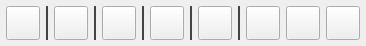
<?xml version="1.0" encoding="UTF-8"?>
<ui version="4.0">
 <class>PointPropertiesDlg</class>
 <widget class="QDialog" name="PointPropertiesDlg">
  <property name="geometry">
   <rect>
    <x>0</x>
    <y>0</y>
    <width>366</width>
    <height>46</height>
   </rect>
  </property>
  <property name="windowTitle">
   <string>Points Properties</string>
  </property>
  <layout class="QHBoxLayout" name="horizontalLayout">
   <property name="spacing">
    <number>6</number>
   </property>
   <property name="leftMargin">
    <number>6</number>
   </property>
   <property name="topMargin">
    <number>6</number>
   </property>
   <property name="rightMargin">
    <number>6</number>
   </property>
   <property name="bottomMargin">
    <number>6</number>
   </property>
   <item>
    <widget class="QToolButton" name="point_info_action_">
     <property name="sizePolicy">
      <sizepolicy hsizetype="Expanding" vsizetype="Expanding">
       <horstretch>0</horstretch>
       <verstretch>0</verstretch>
      </sizepolicy>
     </property>
     <property name="minimumSize">
      <size>
       <width>34</width>
       <height>34</height>
      </size>
     </property>
     <property name="maximumSize">
      <size>
       <width>34</width>
       <height>34</height>
      </size>
     </property>
     <property name="toolTip">
      <string comment="Display selected point properties">Select one point and display its information</string>
     </property>
     <property name="statusTip">
      <string comment="Display selected point properties">Select one point and display its information</string>
     </property>
     <property name="text">
      <string notr="true"/>
     </property>
     <property name="iconSize">
      <size>
       <width>34</width>
       <height>34</height>
      </size>
     </property>
    </widget>
   </item>
   <item>
    <widget class="QLabel" name="label">
     <property name="minimumSize">
      <size>
       <width>2</width>
       <height>0</height>
      </size>
     </property>
     <property name="maximumSize">
      <size>
       <width>2</width>
       <height>16777215</height>
      </size>
     </property>
     <property name="styleSheet">
      <string notr="true">background-color: #444444;</string>
     </property>
     <property name="text">
      <string/>
     </property>
    </widget>
   </item>
   <item>
    <widget class="QToolButton" name="point_point_distance_action_">
     <property name="sizePolicy">
      <sizepolicy hsizetype="Expanding" vsizetype="Expanding">
       <horstretch>0</horstretch>
       <verstretch>0</verstretch>
      </sizepolicy>
     </property>
     <property name="minimumSize">
      <size>
       <width>34</width>
       <height>34</height>
      </size>
     </property>
     <property name="maximumSize">
      <size>
       <width>34</width>
       <height>34</height>
      </size>
     </property>
     <property name="toolTip">
      <string comment="Display selected point properties">Select one point and display its information</string>
     </property>
     <property name="statusTip">
      <string comment="Display selected point properties">Select one point and display its information</string>
     </property>
     <property name="text">
      <string notr="true"/>
     </property>
     <property name="iconSize">
      <size>
       <width>34</width>
       <height>34</height>
      </size>
     </property>
    </widget>
   </item>
   <item>
    <widget class="QLabel" name="label_2">
     <property name="minimumSize">
      <size>
       <width>2</width>
       <height>0</height>
      </size>
     </property>
     <property name="maximumSize">
      <size>
       <width>2</width>
       <height>16777215</height>
      </size>
     </property>
     <property name="styleSheet">
      <string notr="true">background-color: #444444;</string>
     </property>
     <property name="text">
      <string/>
     </property>
    </widget>
   </item>
   <item>
    <widget class="QToolButton" name="height_dis_in_action_">
     <property name="sizePolicy">
      <sizepolicy hsizetype="Expanding" vsizetype="Expanding">
       <horstretch>0</horstretch>
       <verstretch>0</verstretch>
      </sizepolicy>
     </property>
     <property name="minimumSize">
      <size>
       <width>34</width>
       <height>34</height>
      </size>
     </property>
     <property name="maximumSize">
      <size>
       <width>34</width>
       <height>34</height>
      </size>
     </property>
     <property name="toolTip">
      <string comment="Display selected point properties">Select one point and display its information</string>
     </property>
     <property name="statusTip">
      <string comment="Display selected point properties">Select one point and display its information</string>
     </property>
     <property name="text">
      <string notr="true"/>
     </property>
     <property name="iconSize">
      <size>
       <width>34</width>
       <height>34</height>
      </size>
     </property>
    </widget>
   </item>
   <item>
    <widget class="QLabel" name="label_3">
     <property name="minimumSize">
      <size>
       <width>2</width>
       <height>0</height>
      </size>
     </property>
     <property name="maximumSize">
      <size>
       <width>2</width>
       <height>16777215</height>
      </size>
     </property>
     <property name="styleSheet">
      <string notr="true">background-color: #444444;</string>
     </property>
     <property name="text">
      <string/>
     </property>
    </widget>
   </item>
   <item>
    <widget class="QToolButton" name="points_angle_action_">
     <property name="sizePolicy">
      <sizepolicy hsizetype="Expanding" vsizetype="Expanding">
       <horstretch>0</horstretch>
       <verstretch>0</verstretch>
      </sizepolicy>
     </property>
     <property name="minimumSize">
      <size>
       <width>34</width>
       <height>34</height>
      </size>
     </property>
     <property name="maximumSize">
      <size>
       <width>34</width>
       <height>34</height>
      </size>
     </property>
     <property name="toolTip">
      <string comment="Display selected point properties">Select one point and display its information</string>
     </property>
     <property name="statusTip">
      <string comment="Display selected point properties">Select one point and display its information</string>
     </property>
     <property name="text">
      <string notr="true"/>
     </property>
     <property name="iconSize">
      <size>
       <width>34</width>
       <height>34</height>
      </size>
     </property>
    </widget>
   </item>
   <item>
    <widget class="QLabel" name="label_4">
     <property name="minimumSize">
      <size>
       <width>2</width>
       <height>0</height>
      </size>
     </property>
     <property name="maximumSize">
      <size>
       <width>2</width>
       <height>16777215</height>
      </size>
     </property>
     <property name="styleSheet">
      <string notr="true">background-color: #444444;</string>
     </property>
     <property name="text">
      <string/>
     </property>
    </widget>
   </item>
   <item>
    <widget class="QToolButton" name="areaMeasure_action_">
     <property name="sizePolicy">
      <sizepolicy hsizetype="Expanding" vsizetype="Expanding">
       <horstretch>0</horstretch>
       <verstretch>0</verstretch>
      </sizepolicy>
     </property>
     <property name="minimumSize">
      <size>
       <width>34</width>
       <height>34</height>
      </size>
     </property>
     <property name="maximumSize">
      <size>
       <width>34</width>
       <height>34</height>
      </size>
     </property>
     <property name="toolTip">
      <string comment="Display selected point properties">Select one point and display its information</string>
     </property>
     <property name="statusTip">
      <string comment="Display selected point properties">Select one point and display its information</string>
     </property>
     <property name="text">
      <string notr="true"/>
     </property>
     <property name="iconSize">
      <size>
       <width>34</width>
       <height>34</height>
      </size>
     </property>
    </widget>
   </item>
   <item>
    <widget class="QLabel" name="label_6">
     <property name="minimumSize">
      <size>
       <width>2</width>
       <height>0</height>
      </size>
     </property>
     <property name="maximumSize">
      <size>
       <width>2</width>
       <height>16777215</height>
      </size>
     </property>
     <property name="styleSheet">
      <string notr="true">background-color: #444444;</string>
     </property>
     <property name="text">
      <string/>
     </property>
    </widget>
   </item>
   <item>
    <widget class="QToolButton" name="revoke_action">
     <property name="sizePolicy">
      <sizepolicy hsizetype="Expanding" vsizetype="Expanding">
       <horstretch>0</horstretch>
       <verstretch>0</verstretch>
      </sizepolicy>
     </property>
     <property name="minimumSize">
      <size>
       <width>34</width>
       <height>34</height>
      </size>
     </property>
     <property name="maximumSize">
      <size>
       <width>34</width>
       <height>34</height>
      </size>
     </property>
     <property name="toolTip">
      <string comment="Display selected point properties">Select one point and display its information</string>
     </property>
     <property name="statusTip">
      <string comment="Display selected point properties">Select one point and display its information</string>
     </property>
     <property name="text">
      <string notr="true"/>
     </property>
     <property name="iconSize">
      <size>
       <width>34</width>
       <height>34</height>
      </size>
     </property>
    </widget>
   </item>
   <item>
    <widget class="QToolButton" name="save_action">
     <property name="sizePolicy">
      <sizepolicy hsizetype="Expanding" vsizetype="Expanding">
       <horstretch>0</horstretch>
       <verstretch>0</verstretch>
      </sizepolicy>
     </property>
     <property name="minimumSize">
      <size>
       <width>34</width>
       <height>34</height>
      </size>
     </property>
     <property name="maximumSize">
      <size>
       <width>34</width>
       <height>34</height>
      </size>
     </property>
     <property name="toolTip">
      <string comment="Display selected point properties">Select one point and display its information</string>
     </property>
     <property name="statusTip">
      <string comment="Display selected point properties">Select one point and display its information</string>
     </property>
     <property name="text">
      <string notr="true"/>
     </property>
     <property name="iconSize">
      <size>
       <width>34</width>
       <height>34</height>
      </size>
     </property>
    </widget>
   </item>
   <item>
    <widget class="QToolButton" name="remove_all_measure_action_">
     <property name="sizePolicy">
      <sizepolicy hsizetype="Expanding" vsizetype="Expanding">
       <horstretch>0</horstretch>
       <verstretch>0</verstretch>
      </sizepolicy>
     </property>
     <property name="minimumSize">
      <size>
       <width>34</width>
       <height>34</height>
      </size>
     </property>
     <property name="maximumSize">
      <size>
       <width>34</width>
       <height>34</height>
      </size>
     </property>
     <property name="toolTip">
      <string comment="Display selected point properties">Select one point and display its information</string>
     </property>
     <property name="statusTip">
      <string comment="Display selected point properties">Select one point and display its information</string>
     </property>
     <property name="text">
      <string notr="true"/>
     </property>
     <property name="iconSize">
      <size>
       <width>34</width>
       <height>34</height>
      </size>
     </property>
    </widget>
   </item>
  </layout>
 </widget>
 <resources>
  <include location="../icons.qrc"/>
  <include location="../icons.qrc"/>
 </resources>
 <connections/>
</ui>
